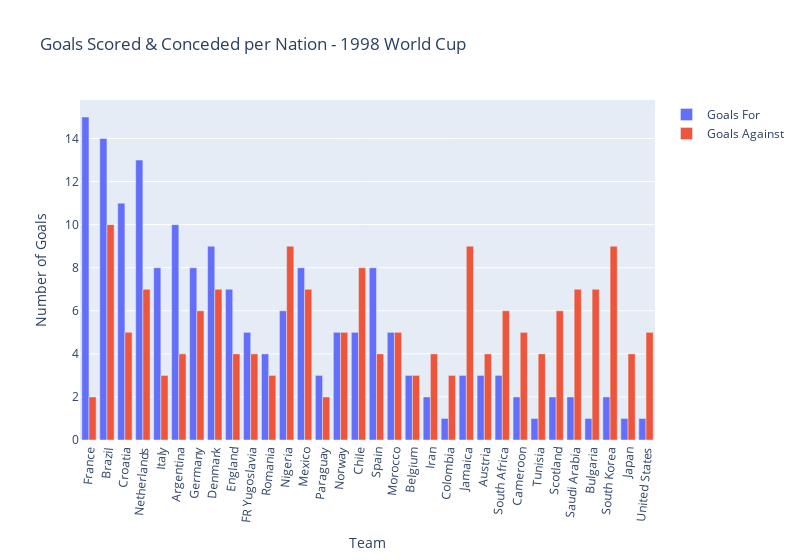

The code cell stored with this chart in its notebook:
### Code cell
config = dict({'scrollZoom': True})
fig7 = px.bar(fifa_world_cup_1998_data, x="Team", y=["Goals For", "Goals Against"], title="Goals Scored & Conceded per Nation - 1998 World Cup", barmode="group", labels={"Team":"Team", "value":"Number of Goals", "variable":""}, width=800)
fig7.update_xaxes(tickangle=-85)
fig7.show("svg")

### Figure 1 — Plotly figure (JSON) as saved in the notebook; plotly's stock layout.template omitted (floating-point values rounded to 4 significant figures)
{"data": [{"alignmentgroup": "True", "hovertemplate": "=Goals For<br>Team=%{x}<br>Number of Goals=%{y}<extra></extra>", "legendgroup": "Goals For", "marker": {"color": "#636efa", "pattern": {"shape": ""}}, "name": "Goals For", "offsetgroup": "Goals For", "orientation": "v", "showlegend": true, "textposition": "auto", "type": "bar", "x": ["France", "Brazil", "Croatia", "Netherlands", "Italy", "Argentina", "Germany", "Denmark", "England", "FR Yugoslavia", "Romania", "Nigeria", "Mexico", "Paraguay", "Norway", "Chile", "Spain", "Morocco", "Belgium", "Iran", "Colombia", "Jamaica", "Austria", "South Africa", "Cameroon", "Tunisia", "Scotland", "Saudi Arabia", "Bulgaria", "South Korea", "Japan", "United States"], "xaxis": "x", "y": [15, 14, 11, 13, 8, 10, 8, 9, 7, 5, 4, 6, 8, 3, 5, 5, 8, 5, 3, 2, 1, 3, 3, 3, 2, 1, 2, 2, 1, 2, 1, 1], "yaxis": "y"}, {"alignmentgroup": "True", "hovertemplate": "=Goals Against<br>Team=%{x}<br>Number of Goals=%{y}<extra></extra>", "legendgroup": "Goals Against", "marker": {"color": "#EF553B", "pattern": {"shape": ""}}, "name": "Goals Against", "offsetgroup": "Goals Against", "orientation": "v", "showlegend": true, "textposition": "auto", "type": "bar", "x": ["France", "Brazil", "Croatia", "Netherlands", "Italy", "Argentina", "Germany", "Denmark", "England", "FR Yugoslavia", "Romania", "Nigeria", "Mexico", "Paraguay", "Norway", "Chile", "Spain", "Morocco", "Belgium", "Iran", "Colombia", "Jamaica", "Austria", "South Africa", "Cameroon", "Tunisia", "Scotland", "Saudi Arabia", "Bulgaria", "South Korea", "Japan", "United States"], "xaxis": "x", "y": [2, 10, 5, 7, 3, 4, 6, 7, 4, 4, 3, 9, 7, 2, 5, 8, 4, 5, 3, 4, 3, 9, 4, 6, 5, 4, 6, 7, 7, 9, 4, 5], "yaxis": "y"}], "layout": {"barmode": "group", "legend": {"title": {"text": ""}, "tracegroupgap": 0}, "title": {"text": "Goals Scored & Conceded per Nation - 1998 World Cup"}, "width": 800, "xaxis": {"anchor": "y", "domain": [0, 1], "tickangle": -85, "title": {"text": "Team"}}, "yaxis": {"anchor": "x", "domain": [0, 1], "title": {"text": "Number of Goals"}}}}
